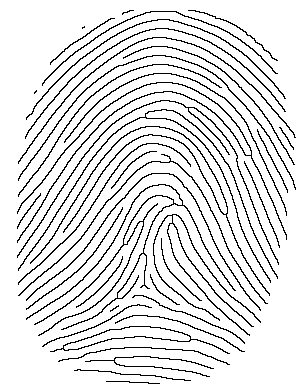
//> input picture ekstrasi/samples.png, 300 x 390 px
$ ./mainwindow samples.png   (built with g++ and OpenCV 4)
//> lines starting //> are read from the running program, lines starting //| are printed output that depends on the picture; after the words box and inside, x2 and y2 are one past the last pixel; in counts of white or black regions, pixels touching at a corner belong together
#include "opencv2/highgui/highgui.hpp"
#include "opencv2/imgproc/imgproc.hpp"
#include <iostream>
#include <stdio.h>
#include <math.h>
#include <fstream>

using namespace std;
using namespace cv;


Mat im_src, im_gray;
vector<Point> bifur;
vector<int> bifur_eucli;

vector<Point> termin;
vector<int> termin_eucli;

void callback(int event, int x, int y, int, void*);
double eucli(Point a, Point b);

int main(int argc, char** argv)
{
    im_src = imread( argv[1],1);
//> im_src is the input picture: 390 rows x 300 cols, CV_8UC3; 88.9% white; black in thin lines or dots, all inside (x1, y1, x2, y2) = (17, 10, 296, 384)
    namedWindow("source",1);

    cvtColor(im_src, im_gray, CV_BGR2GRAY);
    threshold(im_gray, im_gray, 100, 255, cv::THRESH_BINARY);

    int j = im_src.rows/2;
//> j = 195

    int total=0;

    for (int i=1; i<(im_gray.rows-1); i++)
    {
        for (int j=1; j<(im_gray.cols-1); j++)
        {

            if (im_gray.at<uchar>(Point(j,i)) == 0)
            {
                int sum = 0;

                int p1 = im_gray.at<uchar>(Point(j-1,i-1));
                int p2 = im_gray.at<uchar>(Point(j,i-1));
                int p3 = im_gray.at<uchar>(Point(j+1,i-1));
                int p4 = im_gray.at<uchar>(Point(j+1,i));
                int p5 = im_gray.at<uchar>(Point(j+1,i+1));
                int p6 = im_gray.at<uchar>(Point(j,i+1));
                int p7 = im_gray.at<uchar>(Point(j-1,i+1));
                int p8 = im_gray.at<uchar>(Point(j-1,i));

                int c1 = ((p1 == 0) && (p2 == 0))? 255 : p1;
                int c2 = ((p2 == 0) && (p3 == 0))? 255 : p2;
                int c3 = ((p3 == 0) && (p4 == 0))? 255 : p3;
                int c4 = ((p4 == 0) && (p5 == 0))? 255 : p4;
                int c5 = ((p5 == 0) && (p6 == 0))? 255 : p5;
                int c6 = ((p6 == 0) && (p7 == 0))? 255 : p6;
                int c7 = ((p7 == 0) && (p8 == 0))? 255 : p7;
                int c8 = ((p8 == 0) && (p1 == 0))? 255 : p8;

                //sum = (p1+p2+p3+p4+p5+p6+p7+p8)/255;
                sum = (c1+c2+c3+c4+c5+c6+c7+c8)/255;

                switch (sum)
                {
                    case 5:
                        printf("bifurcation at = x:%d y:%d [p1:%d p2:%d p3:%d p4:%d p5:%d p6:%d p7:%d p8:%d]\n",j,i,p1,p2,p3,p4,p5,p6,p7,p8);
                        circle(im_src, Point(j,i),3,Scalar(0,0,255),1,8,0);
                        bifur.push_back(Point(j,i));
                        total++;
                        break;

                    case 7:
                        printf("termination at = x:%d y:%d [p1:%d p2:%d p3:%d p4:%d p5:%d p6:%d p7:%d p8:%d]\n",j,i,p1,p2,p3,p4,p5,p6,p7,p8);
                        circle(im_src, Point(j,i),3,Scalar(255,0,0),1,8,0);
                        termin.push_back(Point(j,i));
                        total++;
                        break;

                    default:
                        break;
                }
            }
        }
    }
//> this loop made 388 passes
//> total on passes 1 to 3: 0, 0, 0
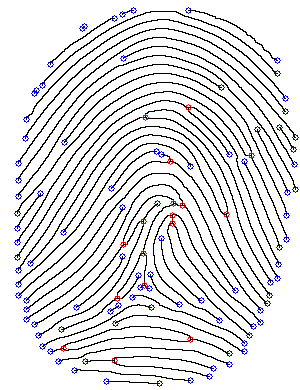
//> im_src: 390 rows x 300 cols, CV_8UC3; 1.53% of pixels changed, all inside (x1, y1, x2, y2) = (14, 7, 299, 387)
//> after the loop, bifur = 17 Points (x, y), first 12: [188, 107], [145, 117], [251, 155], [170, 161], [173, 203], [182, 205], [226, 214], [172, 215], [143, 221], [172, 223], [123, 244], [143, 253]; total = 112; termin = 95 Points (x, y), first 12: [133, 10], [188, 10], [122, 14], [114, 18], [84, 26], [82, 28], [123, 58], [277, 60], [50, 64], [277, 73], [42, 85], [221, 87]


// Cari titik pusat, ideku sih cari minimum total jarak masing2 bifur, soale lake kan ada 2 buah bifur :v
// Cari jarak masing minutiae bifurcation ke titik pusat

    int min = 1000000000;
    Point cpoint;

    for ( int i=0; i<bifur.size(); i++)
    {
        int sum=0;
        for ( int j=0; j<bifur.size(); j++)
        {
            if (i==j) { continue;}
            sum+=eucli(bifur[i],bifur[j]);
        }

        if (sum < min) { min = sum; cpoint=bifur[i]; }
    }
//> this loop made 17 passes
//> (sum, min, cpoint) on passes 1, 2, 4, 5, 8, 10: (2290, 2290, Point(188, 107)), (2161, 2161, Point(145, 117)), (1594, 1594, Point(170, 161)), (1253, 1253, Point(173, 203)), (1209, 1209, Point(172, 215)), (1208, 1208, Point(172, 223))
//> sum on passes 3, 6, 7, 9, 11, 12: 2212, 1273, 1637, 1259, 1382, 1294
//> after the loop, min = 1208
    printf("total:%d\n",total);
//| total:112
    printf("center point, x:%d y:%d \n",cpoint.x,cpoint.y);
//| center point, x:172 y:223
    circle(im_src, cpoint, 4, Scalar(0,255,0),2,8,0);
//> im_src: 390 rows x 300 cols, CV_8UC3; 0.06% of pixels changed, all inside (x1, y1, x2, y2) = (167, 218, 178, 229)

// Cari jarak masing minutiae terminator ke titik pusat

    cout << "Euclidean : terminator minutiea" << endl;
    for ( int i=0; i<termin.size(); i++)
    {
        termin_eucli.push_back(eucli(termin[i],cpoint));
    }
//> this loop made 95 passes
//> after the loop, termin_eucli = 95 values, max 216 at index 0, min 18 at index 42, mean 137.1

// Cari jarak masing minutiae bifurcation ke titik pusat

    cout << "Euclidean : Bifurcation minutiea" << endl;
    for ( int i=0; i<bifur.size(); i++)
    {
        bifur_eucli.push_back(eucli(bifur[i],cpoint));
    }
//> this loop made 17 passes

//write to file
    ofstream database ("./data.txt");
    if (database.is_open())
    {
        database << termin.size() << "," << bifur.size() << "," << cpoint << "\n";
        for (int i=0; i<termin.size(); i++){ database << termin_eucli[i] << ","<< termin[i] << "\n"; }
//> this loop made 95 passes
        for (int i=0; i<bifur.size(); i++){ database << bifur_eucli[i] << ","<< termin[i] << "\n"; }
//> this loop made 17 passes
        database.close();
    }

    while(1)
    {
        imshow("source",im_src);
        setMouseCallback("source",callback,0);

        waitKey(0);

        return 0;
//> (the program exits here)
